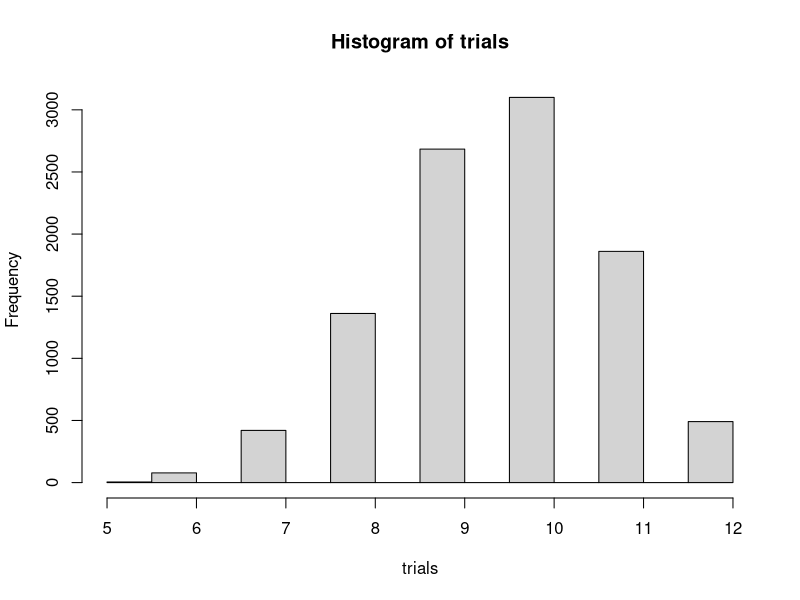

Write R code to recreate this figure.
## ---- chunk 1
knitr::opts_chunk$set(echo = FALSE)
## ---- chunk 2
library(limma)
## ---- chunk 3
#see ?rhyper for argument definition
trials <- rhyper(10000,40,10,12)
hist(trials)
## ---- chunk 4
table(trials)
## ---- chunk 5
table(trials)/10000

## ---- chunk 6
cumsum(table(trials)/10000)

## ---- chunk 7
1-cumsum(table(trials)/10000)
## ---- chunk 8
df <- data.frame(Selection_in = c(8,4), Selection_out = c(2,26))
rownames(df) <- c("Grey_in", "Grey_out")
df
## ---- chunk 9
df <- data.frame(Selection_in = c("a","c","a+c"), Selection_out = c("b","d","b+d"), RowTotal = c("a +b","c+d","a+b+c+d (=n)"))
rownames(df) <- c("Grey_in", "Grey_out","Column Total")
df
